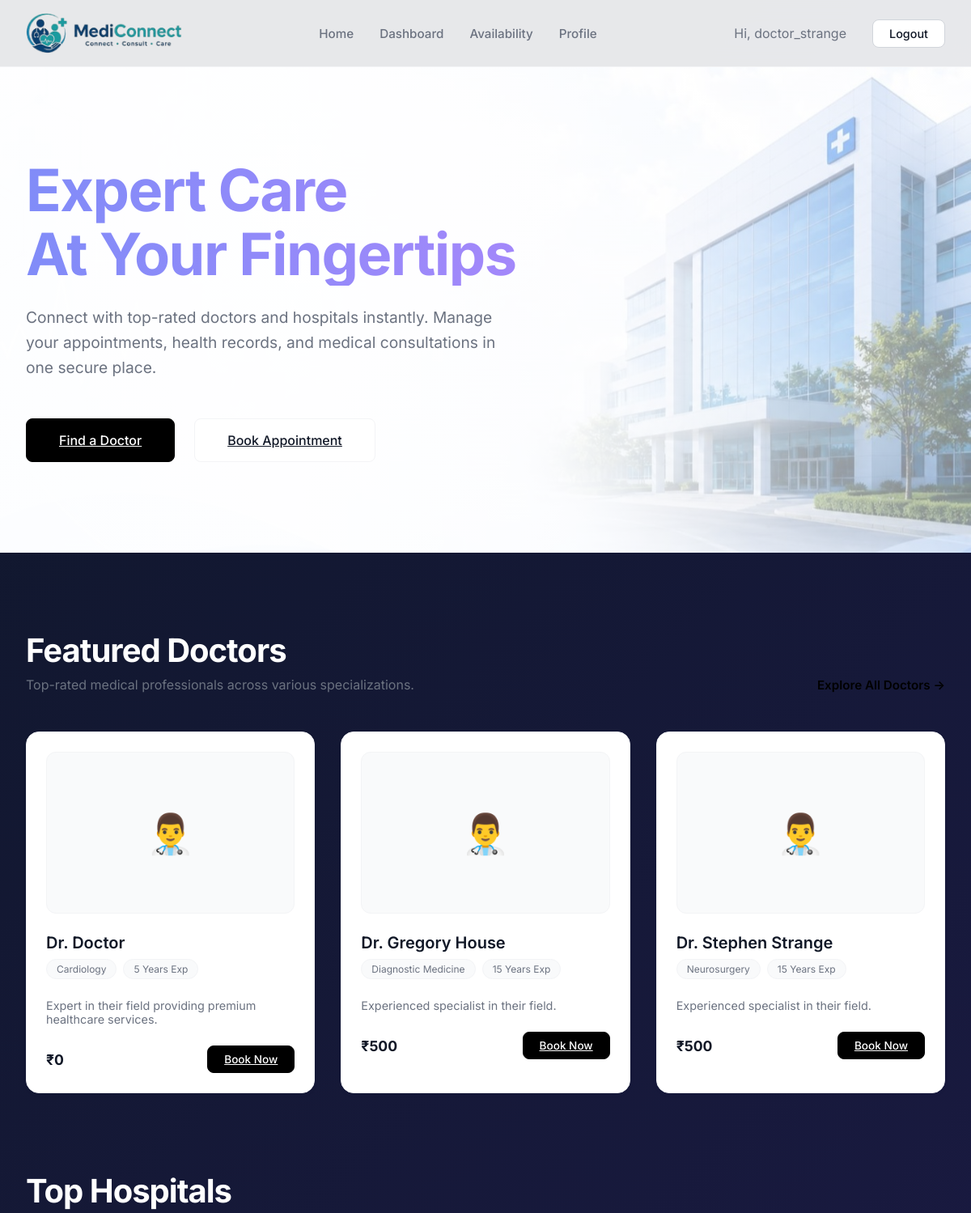
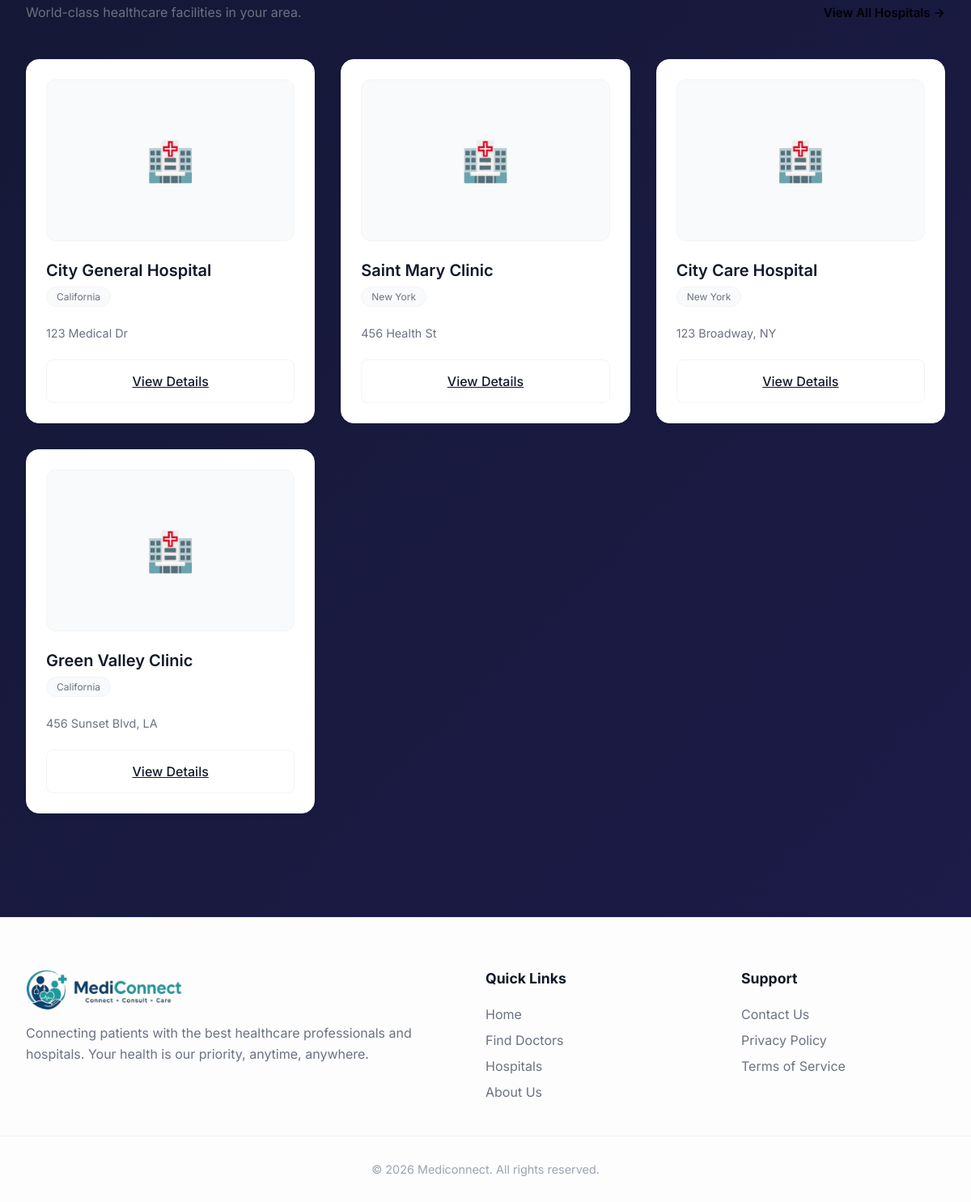
Page / (signed in) on the committed database (2 pictures, top to bottom).
### accounts/models.py (models this page shows, shortened)
class User(AbstractUser):
    ROLE_CHOICES = (
        ('PATIENT', 'Patient'),
        ('DOCTOR', 'Doctor'),
        ('ADMIN', 'Admin'),
    )
    role = models.CharField(max_length=20, choices=ROLE_CHOICES)
    phone = models.CharField(max_length=15, blank=True)

class DoctorProfile(models.Model):
    user = models.OneToOneField(User, on_delete=models.CASCADE)
    hospital = models.ForeignKey('core.Hospital', on_delete=models.CASCADE)
    specialization = models.CharField(max_length=100)
    experience_years = models.IntegerField(default=0)
    doctor_pic = models.ImageField(upload_to='profiles/doctors', blank=True, null=True)
    fees_online = models.IntegerField(default=0)
    fees_offline = models.IntegerField(default=0)
    bio = models.TextField(blank=True)
    is_available = models.BooleanField(default=True)

### core/models.py (models this page shows, shortened)
class Hospital(models.Model):
    name = models.CharField(max_length=200)
    state = models.CharField(max_length=100)
    phone = models.CharField(max_length=15)
    address = models.TextField()
    email = models.EmailField(blank=True)

### core/views.py (the view, shortened to what this page needs)
# urls.py: path('', home_view, name='home'),
def home_view(request):
    context = {}
    if request.user.is_authenticated:
        context['featured_doctors'] = DoctorProfile.objects.filter(is_available=True)[:4]
        context['hospitals'] = Hospital.objects.all()[:4]
    return render(request, 'core/home.html', context)

### templates/core/home.html (shortened to what this page needs)
{% extends 'base.html' %}
{% block content %}
<section class="hero-section">
    <div class="hero-overlay"></div>
    <div class="hero-content">
        <div class="hero-text">
            <h1>Expert Care <br>At Your Fingertips</h1>
            <p>Connect with top-rated doctors and hospitals instantly. Manage your appointments, health records, and
                medical consultations in one secure place.</p>
            <div class="hero-btns">
                {% if user.is_authenticated %}
                <a href="{% url 'find_doctors' %}" class="btn hero-btn primary">Find a Doctor</a>
                <a href="{% url 'find_doctors' %}" class="btn hero-btn secondary">Book Appointment</a>
                {% else %}
                <a href="{% url 'register' %}" class="btn hero-btn primary">Get Started Now</a>
                <a href="{% url 'login' %}" class="btn hero-btn secondary">Learn More</a>
                {% endif %}
            </div>
        </div>
    </div>
</section>
<section class="section-container">
    <div class="section-header">
        <div class="section-title">
            <h2 style="color:white">Featured Doctors</h2>
            <p>Top-rated medical professionals across various specializations.</p>
        </div>
        <a href="{% url 'find_doctors' %}" class="view-all">Explore All Doctors →</a>
    </div>
    <div class="cards-grid">
        {% for doctor in featured_doctors %}
        <div class="glass-card entity-card">
            <div class="entity-img">👨‍⚕️</div>
            <div class="entity-info">
                <h3>Dr. {{ doctor.user.get_full_name|default:doctor.user.username }}</h3>
                <div class="tags">
                    <span class="tag">{{ doctor.specialization }}</span>
                    <span class="tag">{{ doctor.experience_years }} Years Exp</span>
                </div>
                <p>{{ doctor.bio|truncatewords:15|default:"Expert in their field providing premium healthcare services."  }}</p>
                <div style="display: flex; justify-content: space-between; align-items: center; margin-top: 1rem;">
                    <span style="font-weight: 700; color: var(--text-main); font-size: 1.1rem;">
                        ₹{{ doctor.fees_online  }}</span>
                    <a href="{% url 'book_appointment' doctor.id %}" class="btn hero-btn primary"
                        style="padding: 0.5rem 1.25rem; font-size: 0.85rem;">Book Now</a>
                </div>
            </div>
        </div>
        {% empty %}
        <p style="color: var(--text-muted);">No doctors available at the moment.</p>
        {% endfor %}
    </div>
</section>
<section class="section-container" style="margin-bottom: 8rem;">
    <div class="section-header">
        <div class="section-title">
            <h2 style="color:white">Top Hospitals</h2>
            <p>World-class healthcare facilities in your area.</p>
        </div>
        <a href="{% url 'hospital_list' %}" class="view-all">View All Hospitals →</a>
    </div>
    <div class="cards-grid">
        {% for hospital in hospitals %}
        <div class="glass-card entity-card">
            <div class="entity-img">🏥</div>
            <div class="entity-info">
                <h3>{{ hospital.name }}</h3>
                <div class="tags">
                    <span class="tag">{{ hospital.state }}</span>
                </div>
                <p>{{ hospital.address|truncatewords:15 }}</p>
                <a href="#" class="btn hero-btn secondary"
                    style="display: block; text-align: center; margin-top: 1rem;">View Details</a>
            </div>
        </div>
        {% empty %}
        <p style="color: var(--text-muted);">No hospitals found.</p>
        {% endfor %}
    </div>
</section>
{% endblock %}

### templates/base.html (shortened to what this page needs)
<!DOCTYPE html>
<html lang="en">
<head>
    {% load static %}
    <link rel="stylesheet" href="{% static 'css/style.css' %}">
</head>
<body>
    <nav>
        <div class="nav-container">
            <a href="{% url 'home' %}" class="logo">
                <img src="{% static 'images/logo.png' %}" alt="Mediconnect Logo"
                    onerror="this.style.display='none'; this.nextElementSibling.style.display='inline';">
            </a>
            <div class="nav-links">
                <a href="{% url 'home' %}">Home</a>
                {% if user.is_authenticated %}
                {% if user.role == 'DOCTOR' %}
                <a href="{% url 'doctor_dashboard' %}">Dashboard</a>
                <a href="{% url 'manage_availability' %}">Availability</a>
                {% else %}
                <a href="{% url 'find_doctors' %}">Find Doctors</a>
                <a href="{% url 'medical_records' %}">My Records</a>
                {% endif %}
                <a href="{% url 'update_profile' %}">Profile</a>
                {% endif %}
            </div>
            <div class="nav-auth">
                {% if user.is_authenticated %}
                <span style="color: #6b7280; margin-right: 1rem; align-self: center;">Hi, {{ user.username }}</span>
                <a href="{% url 'logout' %}" class="btn-nav login">Logout</a>
                {% else %}
                <a href="{% url 'login' %}" class="btn-nav login">Login</a>
                <a href="{% url 'register' %}" class="btn-nav register">Register</a>
                {% endif %}
            </div>
        </div>
    </nav>
    <main>
        {% block content %}{% endblock %}
    </main>
    <footer>
        <div class="footer-content">
            <div class="footer-logo">
                <h2 class="logo"><img src="{% static 'images/logo.png' %}" alt="Mediconnect Logo"
                        onerror="this.style.display='none'; this.nextElementSibling.style.display='inline';">
                </h2>
                <p style="color: var(--text-muted); line-height: 1.6;">Connecting patients with the best healthcare
                    professionals and hospitals. Your health is our priority, anytime, anywhere.</p>
            </div>
            <div class="footer-section">
                <h3>Quick Links</h3>
                <ul>
                    <li><a href="{% url 'home' %}">Home</a></li>
                    <li><a href="{% url 'find_doctors' %}">Find Doctors</a></li>
                    <li><a href="{% url 'hospital_list' %}">Hospitals</a></li>
                    <li><a href="#">About Us</a></li>
                </ul>
            </div>
            <div class="footer-section">
                <h3>Support</h3>
                <ul>
                    <li><a href="#">Contact Us</a></li>
                    <li><a href="#">Privacy Policy</a></li>
                    <li><a href="#">Terms of Service</a></li>
                </ul>
            </div>
        </div>
        <div class="footer-bottom">
            &copy; 2026 Mediconnect. All rights reserved.
        </div>
    </footer>
</body>
</html>

### static/css/style.css (style rules this page uses)
:root { --primary: #6366f1; --primary-dark: #4f46e5; --secondary: #ec4899; --accent: #8b5cf6; --bg-gradient: linear-gradient(135deg, #0f172a 0%, #1e1b4b 100%); --card-bg: rgba(255, 255, 255, 0.05); --glass-border: rgba(255, 255, 255, 0.1); --text-main: #f8fafc; --text-muted: #94a3b8; --input-bg: rgba(0, 0, 0, 0.2); }
* { margin: 0; padding: 0; box-sizing: border-box; font-family: 'Inter', system-ui, -apple-system, sans-serif; }
body { background: var(--bg-gradient); color: var(--text-main); min-height: 100vh; display: flex; flex-direction: column; }
.glass-card { background: var(--card-bg); backdrop-filter: blur(12px); -webkit-backdrop-filter: blur(12px); border: 1px solid var(--glass-border); border-radius: 24px; box-shadow: 0 25px 50px -12px rgba(0, 0, 0, 0.5); }
h1 { font-size: 2.5rem; font-weight: 800; background: linear-gradient(to right, #818cf8, #c084fc); -webkit-background-clip: text; background-clip: text; -webkit-text-fill-color: transparent; margin-bottom: 0.5rem; text-align: center; }
.btn { width: 100%; padding: 1rem; border-radius: 12px; border: none; font-weight: 600; font-size: 1rem; cursor: pointer; transition: all 0.3s cubic-bezier(0.4, 0, 0.2, 1); display: flex; align-items: center; justify-content: center; gap: 0.5rem; }

### templates/core/home.html (style rules this page uses)
:root { --bg-color: #fdfdfd; --surface-color: #ffffff; --text-main: #111827; --text-muted: #6b7280; --border-color: #f3f4f6; --primary: #000000; --primary-hover: #374151; --hover-bg: #f9fafb; }
body { background-color: var(--bg-color); color: var(--text-main); font-family: 'Inter', 'Poppins', sans-serif; }
.hero-section { height: 600px; position: relative; overflow: hidden; display: flex; align-items: center; background: url(/static/images/patientlogin.jpeg) center/cover no-repeat; }
.hero-overlay { position: absolute; inset: 0; background: linear-gradient(to right, rgba(255, 255, 255, 0.95) 30%, rgba(255, 255, 255, 0.5) 100%); }
.hero-content { position: relative; z-index: 10; max-width: 1200px; margin: 0 auto; padding: 0 2rem; width: 100%; }
.hero-text h1 { text-align: left; font-size: 4.5rem; font-weight: 700; letter-spacing: -1.5px; margin-bottom: 1.5rem; line-height: 1.1; color: var(--text-main); }
.hero-text p { font-size: 1.2rem; color: var(--text-muted); max-width: 600px; margin-bottom: 3rem; line-height: 1.6; }
.hero-btns { display: flex; gap: 1.5rem; }
.hero-btn { width: auto; padding: 1rem 2.5rem; border-radius: 8px; font-weight: 500; transition: all 0.2s ease; }
.hero-btn.primary { background: var(--primary); color: white; border: 1px solid var(--primary); }
.hero-btn.secondary { background: white; color: var(--text-main); border: 1px solid var(--border-color); }
.section-container { max-width: 1200px; margin: 6rem auto; padding: 0 2rem; }
.section-header { display: flex; justify-content: space-between; align-items: flex-end; margin-bottom: 3rem; }
.section-title h2 { font-size: 2.5rem; font-weight: 700; letter-spacing: -1px; color: var(--text-main); margin-bottom: 0.5rem; }
.section-title p { color: var(--text-muted); }
.view-all { color: var(--primary); text-decoration: none; font-weight: 600; font-size: 0.95rem; transition: opacity 0.2s; }
.glass-card { background: var(--surface-color); border: 1px solid var(--border-color); border-radius: 16px; box-shadow: 0 2px 10px rgba(0, 0, 0, 0.02); }
.cards-grid { display: grid; grid-template-columns: repeat(auto-fill, minmax(280px, 1fr)); gap: 2rem; }
.entity-card { padding: 1.5rem; transition: transform 0.2s, box-shadow 0.2s; }
.entity-img { width: 100%; height: 200px; background: var(--hover-bg); border: 1px solid var(--border-color); border-radius: 12px; margin-bottom: 1.5rem; display: flex; align-items: center; justify-content: center; color: var(--text-muted); font-size: 3rem; }
.entity-info h3 { font-size: 1.25rem; font-weight: 600; margin-bottom: 0.5rem; color: var(--text-main); }
.entity-info p { color: var(--text-muted); font-size: 0.9rem; margin-bottom: 1.5rem; }
.tags { display: flex; flex-wrap: wrap; gap: 0.5rem; margin-bottom: 1.5rem; }
.tag { background: var(--hover-bg); padding: 0.25rem 0.75rem; border-radius: 20px; font-size: 0.75rem; color: var(--text-muted); border: 1px solid var(--border-color); }

### rows in the picture
User: username "doctor_strange"
DoctorProfile: user.get_full_name "Doctor", specialization "Cardiology", experience_years "5", bio "Expert in their field providing premium healthcare services.", fees_online "0"
DoctorProfile: user.get_full_name "Gregory House", specialization "Diagnostic Medicine", experience_years "15", bio "Experienced specialist in their field.", fees_online "500"
DoctorProfile: user.get_full_name "Stephen Strange", specialization "Neurosurgery", experience_years "15", bio "Experienced specialist in their field.", fees_online "500"
Hospital: name "City General Hospital", state "California", address "123 Medical Dr"
Hospital: name "Saint Mary Clinic", state "New York", address "456 Health St"
Hospital: name "City Care Hospital", state "New York", address "123 Broadway, NY"
Hospital: name "Green Valley Clinic", state "California", address "456 Sunset Blvd, LA"
